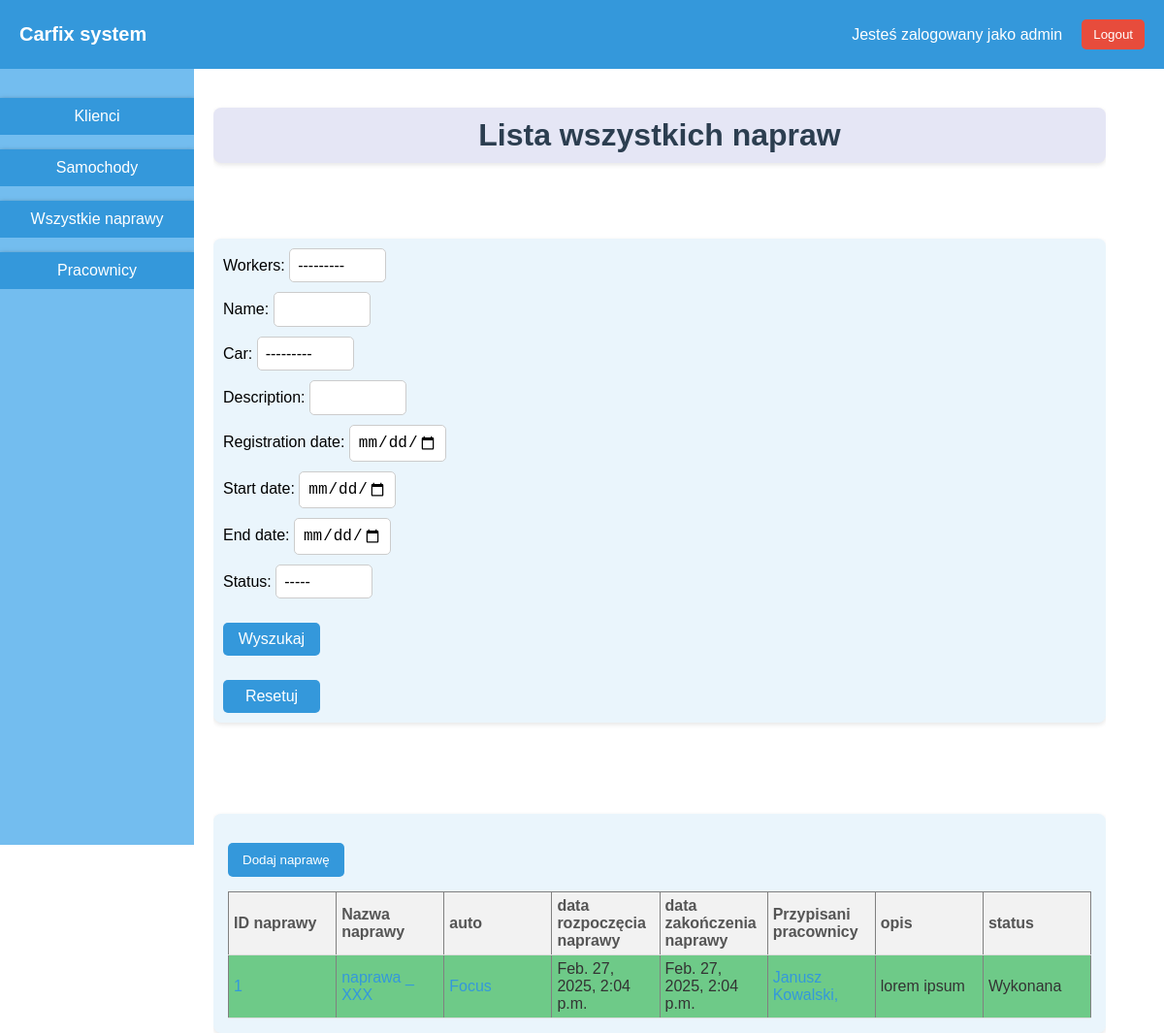
Before: /repairs (signed in) with the older database file.
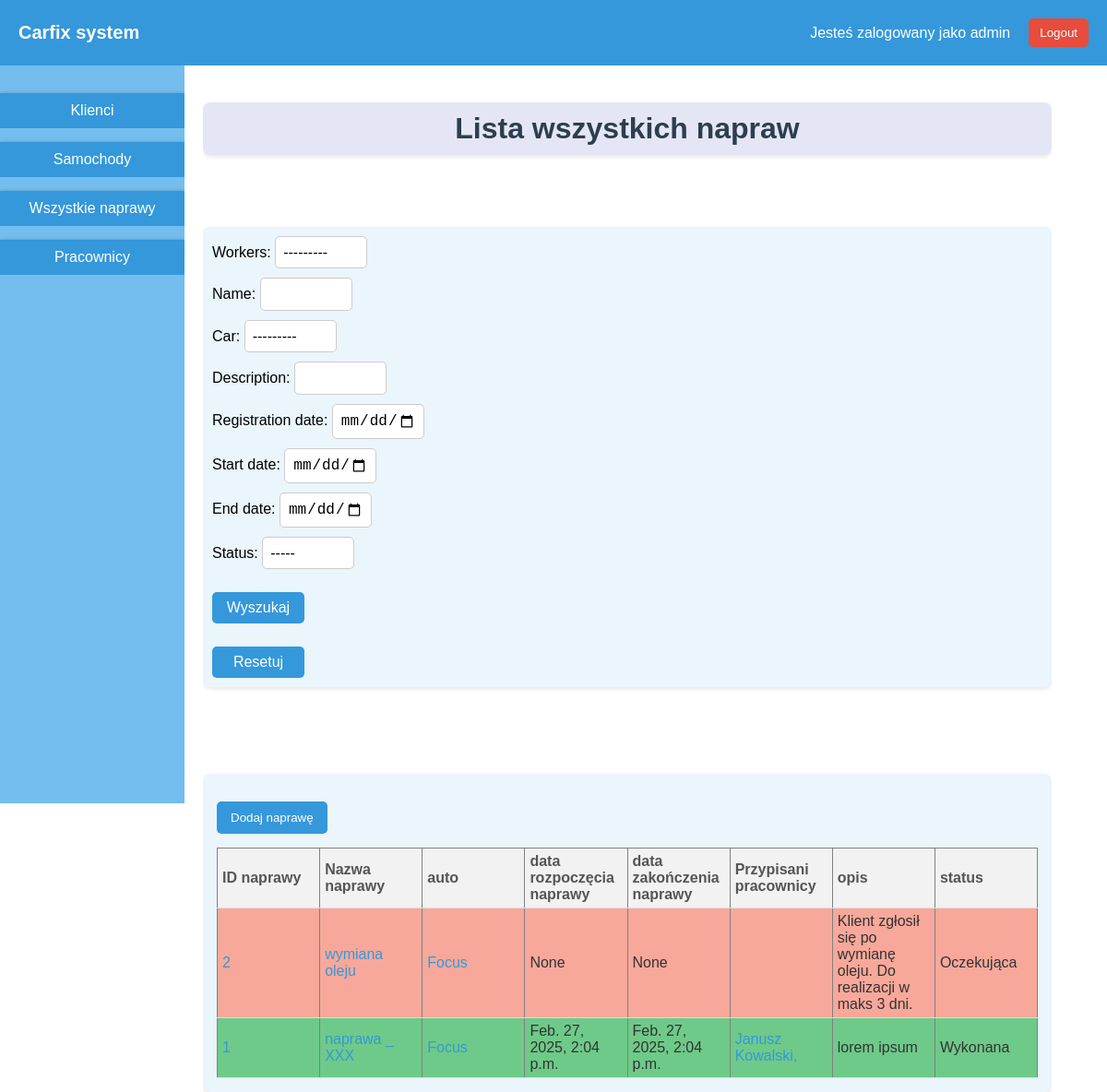
After: the same page with the newer database file.
### car_repair_app/models.py (models this page shows, shortened)
class Repair(models.Model):
    STATUS_CHOICES = [
        ('Oczekująca', 'Oczekująca'),
        ('W trakcie', 'W trakcie'),
        ('Wykonana', 'Wykonana'),
    ]
    name = models.CharField(max_length=50,blank=True,null=True)
    car = models.ForeignKey(Car, on_delete=models.CASCADE)
    description = models.TextField(blank=True,null=True)
    workers = models.ManyToManyField(Worker,symmetrical=False,blank=True)
    registration_date = models.DateTimeField(auto_now_add=True,editable=False)
    start_date = models.DateTimeField(blank=True,null=True)
    end_date = models.DateTimeField(blank=True,null=True)
    status = models.CharField(max_length=100,choices=STATUS_CHOICES,blank=True,null=True)

class Car(models.Model):
    owner = models.ForeignKey(Client, on_delete=models.SET_NULL, null=True)
    vin_number = models.CharField(max_length=17,blank=True,null=True)
    production_date = models.DateField(blank=True,null=True)
    producer = models.CharField(max_length=40,blank=True,null=True)
    model = models.CharField(max_length=30,blank=True,null=True)
    version = models.CharField(max_length=30,blank=True,null=True)
    generation = models.CharField(max_length=30,blank=True,null=True)
    horsepowers = models.CharField(max_length=15,blank=True,null=True)
    color = models.CharField(max_length=30,blank=True,null=True)
    registration_date = models.DateTimeField(auto_now_add=True,blank=True,null=True,editable=False)
    displacement_in_litres = models.CharField(max_length=5,blank=True,null=True)
    mileage = models.CharField(max_length=10,blank=True,null=True)
    def __str__(self):
        return f"{self.producer} {self.model} ID: {self.id}"

class Worker(models.Model):
    user = models.OneToOneField(User,on_delete=models.CASCADE,related_name='worker')
    def __str__(self):
        return f"{self.user.first_name} {self.user.last_name}"

### car_repair_app/decorators.py (the view)
        def wrapper_func(request, *args, **kwargs):
            group=None
            if request.user.groups.exists():
                group = request.user.groups.all()[0].name
            if group in allowed_groups:
                return view_func(request,*args,**kwargs)
            else:
                return redirect('/logout')

### car_repair_app/forms.py
class RepairSearchForm(forms.Form):
    cars= Car.objects.all()
    workers = Worker.objects.all()
    choices={'':'-----','Oczekująca':'Oczekująca','W trakcie':'W trakcie', "Wykonana":'Wykonana'}
    name = forms.CharField(max_length=50,required=False)
    car = forms.ModelChoiceField(cars,required=False)
    description = forms.CharField(max_length=1000,required=False)
    workers = forms.ModelChoiceField(workers,widget=forms.Select,required=False) # docelowo to pole powinno byc multichoice field
    registration_date = forms.DateTimeField(required=False,widget=forms.TextInput(attrs={'type':'datetime-local'}))
    start_date = forms.DateTimeField(required=False,widget=forms.TextInput(attrs={'type':'datetime-local'}))
    end_date = forms.DateTimeField(required=False,widget=forms.TextInput(attrs={'type':'datetime-local'}))
    status = forms.ChoiceField(choices=choices,required=False)

### car_repair_app/templates/all_repairs.html (shortened to what this page needs)
{% extends 'base.html' %}
{% block content %}
<div class="container" style="flex-direction: column;">
    <h1>Lista wszystkich napraw</h1>
    <br>
    <div class="search-bar">
    <form>
        {{ search_form.as_p }}
        <button type="submit">Wyszukaj</button>
    </form>
    <form action="{% url 'all-repairs' %}" method="get">
        <button type="submit">Resetuj</button>
    </form>
    </div>
    <br>
    <br>
    <br>
    <div class="table-container">
    <div class="models-table">
        <form action="{% url 'add-repair' %}" method="get">
            <button type="submit">Dodaj naprawę</button>
        </form>
        <table border="1">
            <tr>
                <th>ID naprawy</th>
                <th>Nazwa naprawy</th>
                <th>auto</th>
                <th>data rozpoczęcia naprawy</th>
                <th>data zakończenia naprawy</th>
                <th>Przypisani pracownicy</th>
                <th>opis</th>
                <th>status</th>
            </tr>
            {% for repair in all_repairs reversed %}
                {% if repair.status == 'Wykonana' %}
                <tr style="background-color: rgb(110, 202, 136);">
                {% elif repair.status == 'W trakcie' %}
                <tr style="background-color: rgb(230, 236, 161);">
                {% elif repair.status == 'Oczekująca' %}
                <tr style="background-color: rgb(248, 168, 154);">
                {% endif %}
                    <td><a href="{% url 'repair-panel' repair.id %}">{{repair.id}}</a></td>
                    <td><a href="{% url 'repair-panel' repair.id %}">{{repair.name}}</a></td>
                    <td>{% if repair.car %}<a href="{% url 'car' repair.car.id %}">{{repair.car.model}}{% endif %}</a></td>
                    <td>{{repair.start_date}}</td>
                    <td>{{repair.end_date}}</td>
                    <td>
                        {% for worker in repair.workers.all %}
                                {% if worker.user == request.user %}
                                    {% if worker.user %}
                                    {{ worker.user.first_name }} {{ worker.user.last_name }} (ja),
                                    {% else %}
                                    <span style="color: red;">Użytkownik usunięty (ja)</span>
                                    {% endif %}
                                {% else %}
                                    {% if request.user.groups.first == worker %}
                                        {% if worker.user %}
                                        {{ worker.user.first_name }} {{ worker.user.last_name }},
                                        {% else %}
                                        <span style="color: red;">Użytkownik usunięty</span>
                                        {% endif %}
                                    {% else %}
                                        {% if worker.user %}
                                        <a href="{% url 'worker' worker.id %}">{{ worker.user.first_name }} {{ worker.user.last_name }},</a>
                                        {% else %}
                                        <span style="color: red;">Użytkownik usunięty</span>
                                        {% endif %}
                                    {% endif %}
                                {% endif %}
                        {% endfor %}
                    </td>
                    <td>{{repair.description}}</td>
                    <td>{{repair.status}}</td>
                </tr>
            {% endfor %}
        </table>
    </div>
    </div>
</div>
{% endblock %}

Changed rows visible on the page:
added Repair: id "2", name "wymiana oleju", car.model "Focus", start_date "None", end_date "None", description "Klient zgłosił się po wymianę oleju. Do realizacji w maks 3 dni.", status "Oczekująca"
